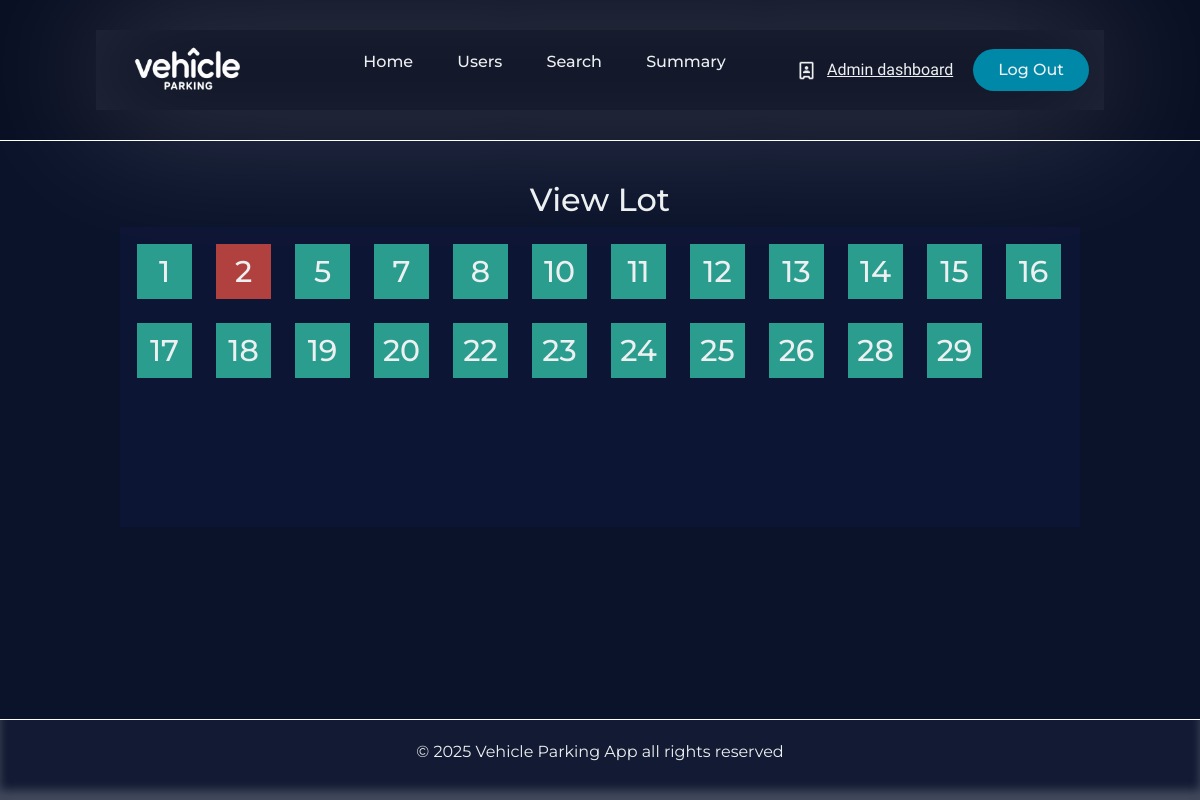
Screenshot of /view-parking-lot/1 with the database file from the repository.
### Application/models.py (models this page shows)
class Parkingspots(db.Model):
    __tablename__='parking_spots'
    id=db.Column(db.Integer,primary_key=True)
    lot_id=db.Column(db.Integer,db.ForeignKey('parking_lot.id'),nullable=False)
    spot_number=db.Column(db.Integer,nullable=False)
    status=db.Column(db.String(20),default='Available',nullable=False) # A= Available,O=Occupied
    record=db.relationship('Parkingrecords',backref='spot',lazy=True)

### Application/controllers.py (the view)
@app.route('/view-parking-lot/<int:lot_id>',methods=['GET','POST'])
def view_lot(lot_id):
    parking_spots=Parkingspots.query.filter_by(lot_id=lot_id).all()
    return render_template('view_parkinglot.html',parking_spots=parking_spots)

### templates/view_parkinglot.html (shortened to what this page needs)
{% extends 'admin_base.html' %}
{% block content %}
<div class="view-container">
            <div class="view-lot-heading">
                <h2> View Lot </h2>
            </div>
            <div class="view-parking-lot">
            {% for spots in parking_spots %}
                {% if spots.status=='A' %}
                    <a href="/view-parking-spot/Available/{{spots.id}}">
                        <div class="parking-spots-available">
                            {{spots.spot_number}}
                        </div>
                    </a>
                {% else %}
                    <a href="/view-parking-spot/Occupied/{{spots.id}}">
                        <div class="parking-spots-occupied">
                            {{spots.spot_number}}
                        </div>
                    </a>
                {% endif %}
            {% endfor %}
            </div>
</div>
{% endblock %}

### static/style.css (style rules this page uses)
* { box-sizing: border-box; margin: 0; padding: 0; font-family: "Montserrat",sans-serif; }
html,body { height: 100%; background-color: #0b132b; color: #edf0f1; }
li,a,button { font-weight: 500; font-size: 16px; color: inherit; text-decoration: none; }
.view-container { height: auto; display: flex; flex-direction: column; align-items: center; min-height: 300px; margin-top: 20px; }
.view-parking-lot { background-color: rgba(16, 24, 63, 0.445); min-width: 50%; height: auto; display: flex; min-height: 300px; flex-wrap: wrap; gap: 10px; align-content: flex-start; padding: 10px; max-width: 1200px; }
.parking-spots-available { height: 55px; width: 55px; background-color: #2a9d8f ; margin: 7px; display: flex; justify-content: center; align-items: center; font-size: 30px; }
.parking-spots-occupied { height: 55px; width: 55px; background-color: #b0413e ; margin: 7px; display: flex; justify-content: center; align-items: center; font-size: 30px; }

### rows the page displays
Parkingspots: spot_number "1"
Parkingspots: spot_number "2"
Parkingspots: spot_number "5"
Parkingspots: spot_number "7"
Parkingspots: spot_number "8"
Parkingspots: spot_number "10"
Parkingspots: spot_number "11"
Parkingspots: spot_number "12"
Parkingspots: spot_number "13"
Parkingspots: spot_number "14"
Parkingspots: spot_number "15"
Parkingspots: spot_number "16"
Parkingspots: spot_number "17"
Parkingspots: spot_number "18"
Parkingspots: spot_number "19"
Parkingspots: spot_number "20"
Parkingspots: spot_number "22"
Parkingspots: spot_number "23"
Parkingspots: spot_number "24"
Parkingspots: spot_number "25"
Parkingspots: spot_number "26"
Parkingspots: spot_number "28"
Parkingspots: spot_number "29"
